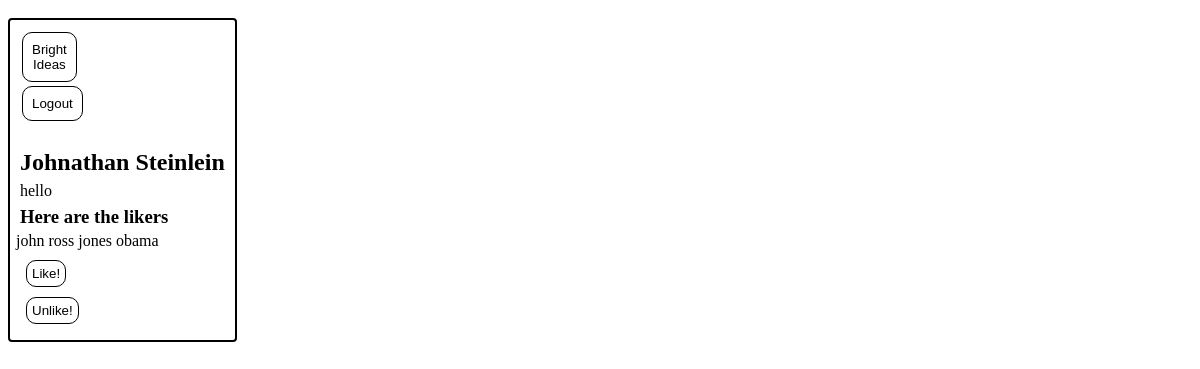
The app's page /ideas/1 (signed in), older data.
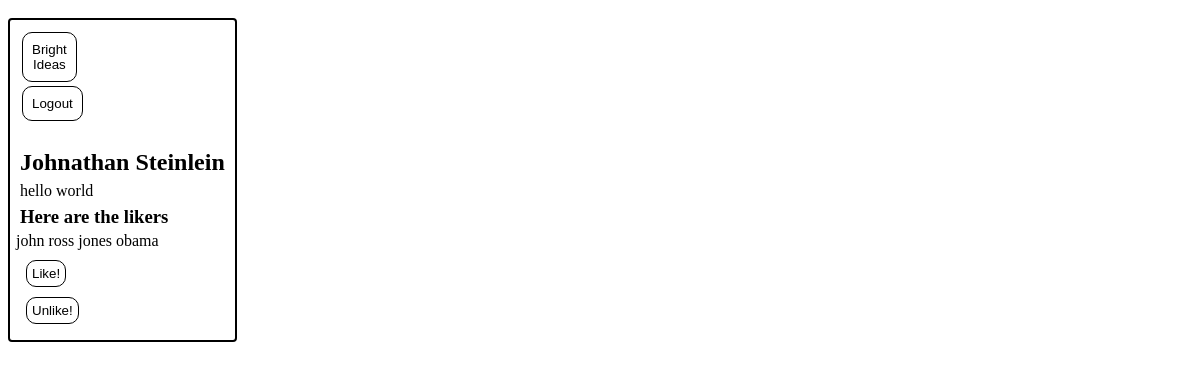
The same page, newer data.
### app.py (models this page shows, shortened)
class ideas(db.Model):
    __tablename__="ideas"
    id=db.Column(db.Integer, primary_key=True)
    message=db.Column(db.String(140))
    author_id=db.Column(db.Integer,db.ForeignKey("users.id"))
    author=db.relationship("User", backref="ideas", cascade="all")
    likers=db.relationship("User", secondary=likes_table)
    created_at=db.Column(db.DateTime, server_default=func.now())
    updated_at=db.Column(db.DateTime, server_default=func.now(),onupdate=func.now())

### app.py (the view)
@app.route("/ideas/<int:t_id>")
def dashboard_detail(t_id):
    if "cur_user" not in session:
        flash("Please Log In")
        return redirect("/")
    cur_user=User.query.get(session['cur_user']['id'])
    approved_users_ids = [user.id for user in cur_user.following]+[cur_user.id]
    idea = ideas.query.get(t_id)
    all_ideas=ideas.query.filter(ideas.author_id.in_(approved_users_ids)).all()
    return render_template("ideas_detail.html", ideas=all_ideas, idea=idea, idea_id=idea.id)

### templates/ideas_detail.html (shortened to what this page needs)
<!DOCTYPE html>
<html lang="en">
<head>
    <link rel="stylesheet" href="{{ url_for('static',filename='project.css')}}">
</head>
<body>
    <div class="container">
        <header class="row">
            <div class="nav">
                <button>
                    <a href="/ideas">Bright Ideas</a>
                </button>
                <button>
                    <a href="/logout">Logout</a>
                </button>
            </div>
        </header>
        <div class="h-divider"></div>
        <main>
            <div class="h-divider"></div>
            <h2>{{idea.author.name}}</h2>
            <p>{{idea.message}}</p>
            <h3>Here are the likers </h3>
            {% for liker in idea.likers %}
            {{liker.alias}}
        {% endfor %}
        <div class="buttons">
            <form action="/ideas/{{idea.id}}/like" method="POST">
                <input type="submit" value="Like!">
            </form>
            <form action="/ideas/{{idea.id}}/unlike" method="POST">
                    <input type="submit" value="Unlike!">
                </form>
            </div>
        </main>
    </div>
</body>
</html>

Row changes from the older to the newer data that the page shows:
changed ideas: message "hello" → "hello world"
